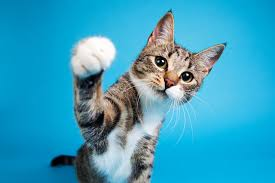
#> input picture Resume-Projects-main/SVD Image Compressor/Cat_image.jpg, 275 x 183 px
$ jupyter execute SVD_Image_Compressor.ipynb
#> lines starting #> are read from the running program, lines starting #| are printed output that depends on the picture
## Introduction to Singular Value Decomposition
This is a technique that is used take any matrix, even an non-invertible and non-square matrix and break it down into three matrices, where two of them are orthogonal matrices and one is an diagonal matrix. More formally for every given matrix $A$ of the form $m\times n$ can be written in the form $U\Sigma V^T$ where $U$ is a $m\times m$ orthogonal matrix, $\Sigma $ is a $m\times n $ diagonal matrix composed of positive values, and $V$ is a $n\times n$ orthogonal matrix.

Intuitively this makes sense because its hard to imagine a linear transformation that can't be expressed as a rotation, scaling and then another rotation. But finding this decomposition is not super simple.

The first step of this process is to take the matrix we want to compress $A$ and calculate $A^TA$. This creates a square matrix which is really convient because it allows us to calculate the eigenvalues and eigenvectors. We calculate the eigenvalues and eigenvectors of $A^TA$ and sort them in descending order by their eigenvalues. With this we can calculate both $V$ and $\Sigma$. $V$ is simply the matrix of eigenvectors and $\Sigma$ is a diagonal matrix where the diagonal elements are the square roots of the eigenvalues. Now all thats left is to calculate $U$. We calculate $U$ by applying $A$ to each of the eigenvectors in $V$ and normalizing them. Thus we have calculated $U\Sigma V$ which equals $A$.

Now you might be wondering why we would want to do this. It seems like turning a matrix into three matrices is a step away from anything useful. But now we can actually modulate the quality of the image by changing the number of singular values that we use. For example if we want if we want to compress an image and transform it into the form $U\Sigma V$, we can choose to only use the first $n$ columns of $U$ and $V$ and the first $n$ rows/columns of $\Sigma$. This gives us a compressed verion of the image that is still recognizable. If your data is senstive it is important to note that this is not a lossless compression technique and is not reccomended for extremely sensitive data.

<br>
<br>
<br>
<br>

For the first part of this code we need to make a function which returns the three matrices $U$, $\Sigma$ and $V$.

In order to do this we need to calculate out the eigenvalues and eigenvectors of $A^TA$. This is a super computationally expensive task so we are going to use the optimized numpy linear algebra library to do this

This is a super computationally expensive operation so we are going to use the optimized numpy linear algebra library to do this. There are two different functions that can do this for us. The first is the numpy.linalg.eig function which finds eigenvalues and eigenvector on any square matrix, it used a QR decomposition algorithm to do so. The second is the numpy.linalg.eigh which is optimized to work specifically on symmetric matrices, and thus utilizes a divide and conquer algorithm to do so. The eigh function actually had some problems with rounding errors that made image look insane so we are going to use the eig function instead. Within this folder is the insane looking image if you want to see it.

[cell 1]
import numpy as np
from numpy.linalg import eig

def svd(A):
    #finds the eigenvalues and eigenvectors of A.T @ A
    ev, V = eig(A.T @ A)

    #make sure that every eigenvalue is non-negative, it shouldn't be because A.T @ A is positive semi-definite, but rounding errors might lead to negative eigenvalues
    ev = np.maximum(ev, 1e-10)

    #sort the eigenvalues and eigenvectors in descending order
    idx = np.argsort(ev)[::-1]
    ev = ev[idx]
    V = V[:, idx]


    #gets the square root of every eigenvalue
    singular_values = np.sqrt(ev)

    #find the number of singular values
    rank = len(singular_values)

    #initalize the U matrix
    U = np.zeros((A.shape[0], rank))

    #we normalize each eigenvector of
    for i in range(rank):
        U[:, i] = A @ (V[:, i] / singular_values[i])

    #initalize the Sigma matrix as a square matrix and fill the diagonal with singular values
    Sigma = np.zeros((rank, rank), dtype=float)
    np.fill_diagonal(Sigma, singular_values[:rank])

    return U, Sigma, V

# Test the updated SVD function
def generate_random_matrix(m, n):
    return np.random.randint(-10, 10, (m, n))

A = generate_random_matrix(5, 3)
print("Original matrix:\n", A)

U, Sigma, V = svd(A)
print("U:\n", U)
print("Sigma:\n", Sigma)
print("V:\n", V)
print("Reconstructed matrix:\n", U @ Sigma @ V.T)

Now that we have verified that it worked we can move onto an actual image. We are going to start small with a $28 \times 28$ size image from the MNIST dataset. We make it into a matrix by just considering each pixel as a value in a matrix. We then calculate the SVD of this matrix and the see how different numbers of singular values effect the image.

[cell 2]
import pandas as pd
import numpy as np
import matplotlib.pyplot as plt
import sys

data = pd.read_csv('MNIST.csv', header=None)
#> (reads Resume-Projects-main/SVD Image Compressor/MNIST.csv from the repository)
image_matrix = np.array(data)


U, Sigma, V = svd(image_matrix)


step = 5
num_singular_values = image_matrix.shape[0]
display_values = [i for i in range(1, num_singular_values + 1, step)]

def chop_matrices(U, Sigma, V, n):
    U_n = U[:, :n]
    Sigma_n = Sigma[:n, :n]
    V_n = V[:, :n]
    return U_n @ Sigma_n @ V_n.T


fig, axes = plt.subplots(1, len(display_values) + 1, figsize=(20, 20))  # Add +1 to accommodate the original image

for i in range(len(display_values)):
    reconstructed_image = chop_matrices(U, Sigma, V, display_values[i])
    axes[i].imshow(reconstructed_image, cmap='gray')
    axes[i].set_title(f'{display_values[i]} Singular Values')
    axes[i].axis('off')

axes[len(display_values)].imshow(image_matrix, cmap='gray')  # Use len(display_values) for the original image
axes[len(display_values)].set_title('Original Image')
axes[len(display_values)].axis('off')

plt.tight_layout()
plt.show()

Now we are going to move onto a larger image. We aren't going to deal with color instead we are dealing with a grayscale image. We can see beneath how the different number of singular values effect the image.

[cell 3]
from PIL import Image
image_path = 'Cat_image.jpg'
image = Image.open(image_path)
#> image is the input picture: PIL image 275x183 RGB; mean R, G, B 55.8, 160.1, 192

image_gray = image.convert('L')
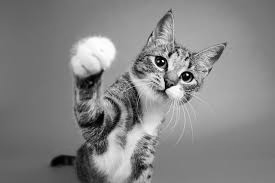
#> image_gray: PIL image 275x183 L; min 0, max 255, mean 132.5


image_array = np.array(image_gray)

step = 40
num_singular_values = image_array.shape[0]
#> num_singular_values = 183
display_values = [i for i in range(1, num_singular_values + 1, step)]
#> display_values = [1, 41, 81, 121, 161]
U, Sigma, V = svd(image_array)
#> in svd (call 3), `ev, V = eig(A.T @ A)`:
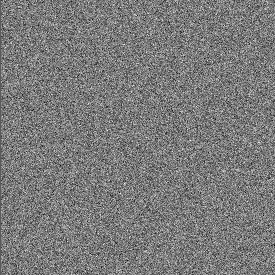
#> V: shape (275, 275) float64; min -0.23, max 0.246, mean -0.000217; drawn with min black and max white
#> in svd (call 3), `ev, V = eig(A.T @ A)`: ev = 275 values, max 35125.6 at index 0, min -2419.9 at index 1, mean 129.4
#> in svd (call 3), `ev = np.maximum(ev, 1e-10)`: ev = 275 values, max 35125.6 at index 0, min 1e-10 at index 1, mean 645.4
#> in svd (call 3), `idx = np.argsort(ev)[::-1]`: idx = 275 values, max 274 at index 137, min 0 at index 0, mean 137
#> in svd (call 3), `ev = ev[idx]`: ev = 275 values, max 35125.6 at index 0, min 1e-10 at index 139, mean 645.4
#> in svd (call 3), `V = V[:, idx]`:
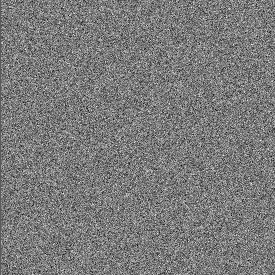
#> V: shape (275, 275) float64; min -0.23, max 0.246, mean -0.000217; drawn with min black and max white
#> in svd (call 3), `singular_values = np.sqrt(ev)`: singular_values = 275 values, max 187.4 at index 0, min 1e-05 at index 139, mean 15.75
#> in svd (call 3), `rank = len(singular_values)`: rank = 275
#> in svd (call 3), `np.fill_diagonal(Sigma, singular_values[:rank])`:
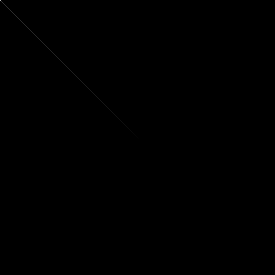
#> Sigma: shape (275, 275) float64; min 0, max 187.4, mean 0.1


fig, axes = plt.subplots(1, len(display_values) + 1, figsize=(20, 20))  # Add +1 to accommodate the original image

for i in range(len(display_values)):
    reconstructed_image = chop_matrices(U, Sigma, V, display_values[i])
    axes[i].imshow(reconstructed_image, cmap='gray')
    axes[i].set_title(f'{display_values[i]} Singular Values ')
    axes[i].axis('off')
#> this loop made 5 passes

axes[len(display_values)].imshow(image_array, cmap='gray')  # Use len(display_values) for the original image
axes[len(display_values)].set_title('Original Image ')
axes[len(display_values)].axis('off')

plt.tight_layout()
plt.show()

This process is pretty much the same but now we are going to do this with a color image. We can do this by breaking it into color channels one from Red, Green and Blue. We can then calculate the SVD of each of these channels and then combine them back together to get the original image.

[cell 4]
from PIL import Image
import numpy as np
import matplotlib.pyplot as plt

image_path = 'Cat_image.jpg'
image = Image.open(image_path)

# Convert image to numpy array
image_array = np.array(image)
channel_matrices = []

def chop_matrices(U, Sigma, V, n):
    U_n = U[:, :n]
    Sigma_n = Sigma[:n, :n]
    V_n = V[:, :n]
    return U_n @ Sigma_n @ V_n.T

# Compute SVD for each color channel
for i in range(3):
    channel = image_array[:, :, i]
    U, Sigma, V = svd(channel)  # Use compact SVD
    channel_matrices.append((U, Sigma, V))
#> this loop made 3 passes
#> pass 1, in svd (call 4), `V = V[:, idx]`:
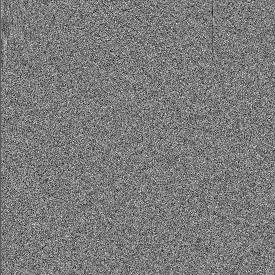
#> V: shape (275, 275) float64; min -0.259, max 0.275, mean -0.000238; drawn with min black and max white
#> pass 1, `U, Sigma, V = svd(channel)`:
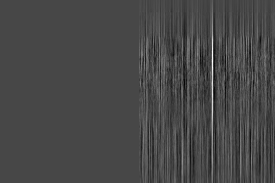
#> U: shape (183, 275) float64; min -22926009.7, max 58919229.7, mean 273648.5; drawn with min black and max white
#> after the loop:
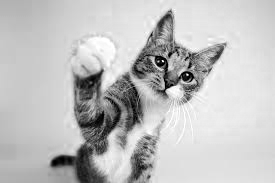
#> channel: shape (183, 275); min 0, max 255, mean 192
#> after the loop, channel_matrices = 3 items

# Define singular value steps
step = 50
num_singular_values = channel_matrices[0][1].shape[0]
#> num_singular_values = 275
display_values = [i for i in range(1, num_singular_values + 1, step)]
#> display_values = [1, 51, 101, 151, 201, 251]

fig, axes = plt.subplots(1, len(display_values) + 1, figsize=(20, 20))

# Display compressed images first
for j, n in enumerate(display_values):
    compressed_channels = []
    for i in range(3):
        U, Sigma, V = channel_matrices[i]
        compressed_channels.append(chop_matrices(U, Sigma, V, n))

    # Stack channels back together
    compressed_image = np.stack(compressed_channels, axis=2).astype(np.uint8)

    # Plot compressed image
    axes[j].imshow(compressed_image)
    axes[j].set_title(f"{n} Singular Values")
    axes[j].axis("off")
#> this loop made 6 passes
#> pass 1, `compressed_image = np.stack(compressed_channels, axis=2).astype(np.uin..`:
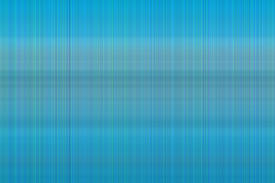
#> compressed_image: shape (183, 275, 3); mean of channels 0, 1, 2 55.7, 159.3, 191.3; drawn as R, G, B
#> after the loop:
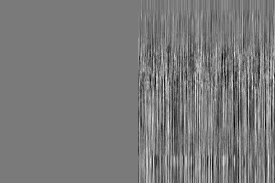
#> U: shape (183, 275) float64; min -20851953.7, max 22581747.2, mean -17846.8; drawn with min black and max white

# Display the original image last
axes[-1].imshow(image)
axes[-1].set_title("Original Image")
axes[-1].axis("off")

plt.tight_layout()
plt.show()
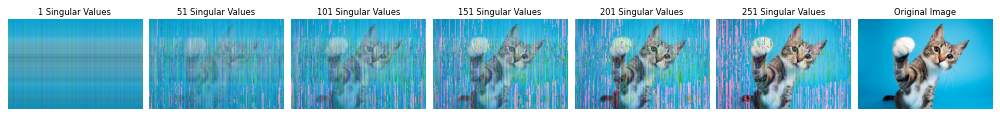
#> figure drawn by matplotlib, 7 panels
